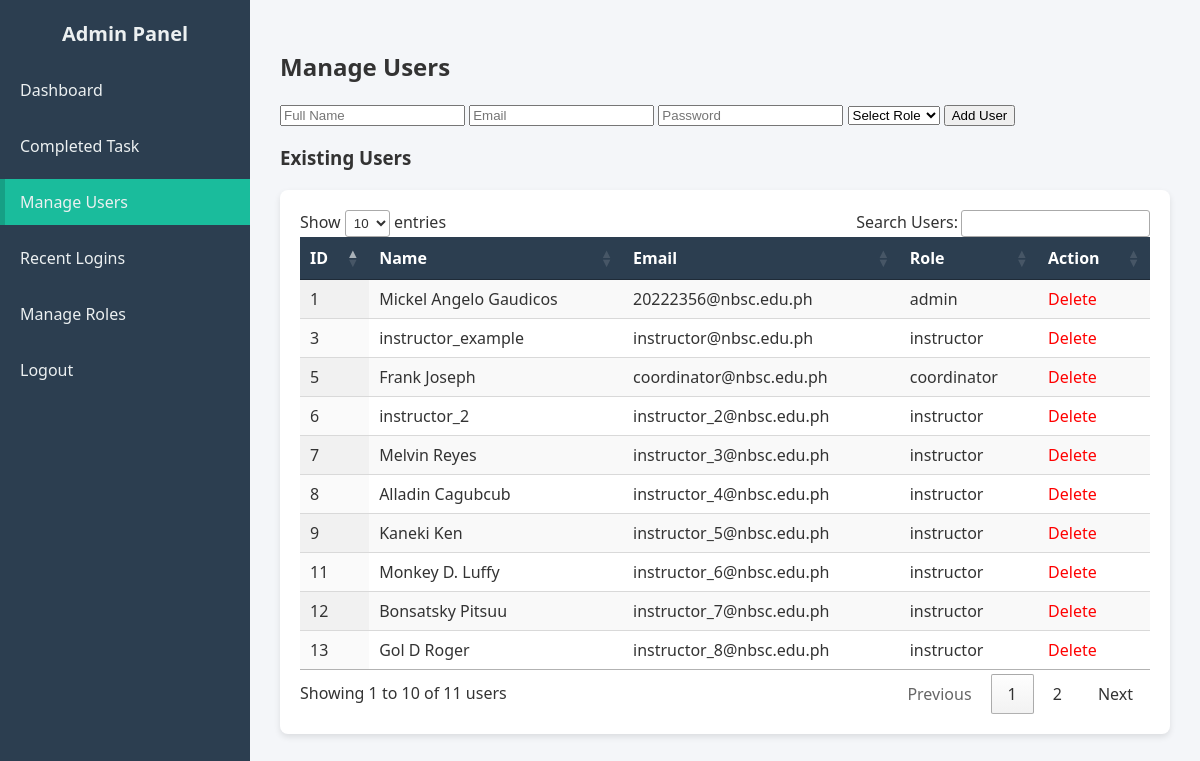
The page /admin/manage_users.php (signed in) on the database as committed earlier.
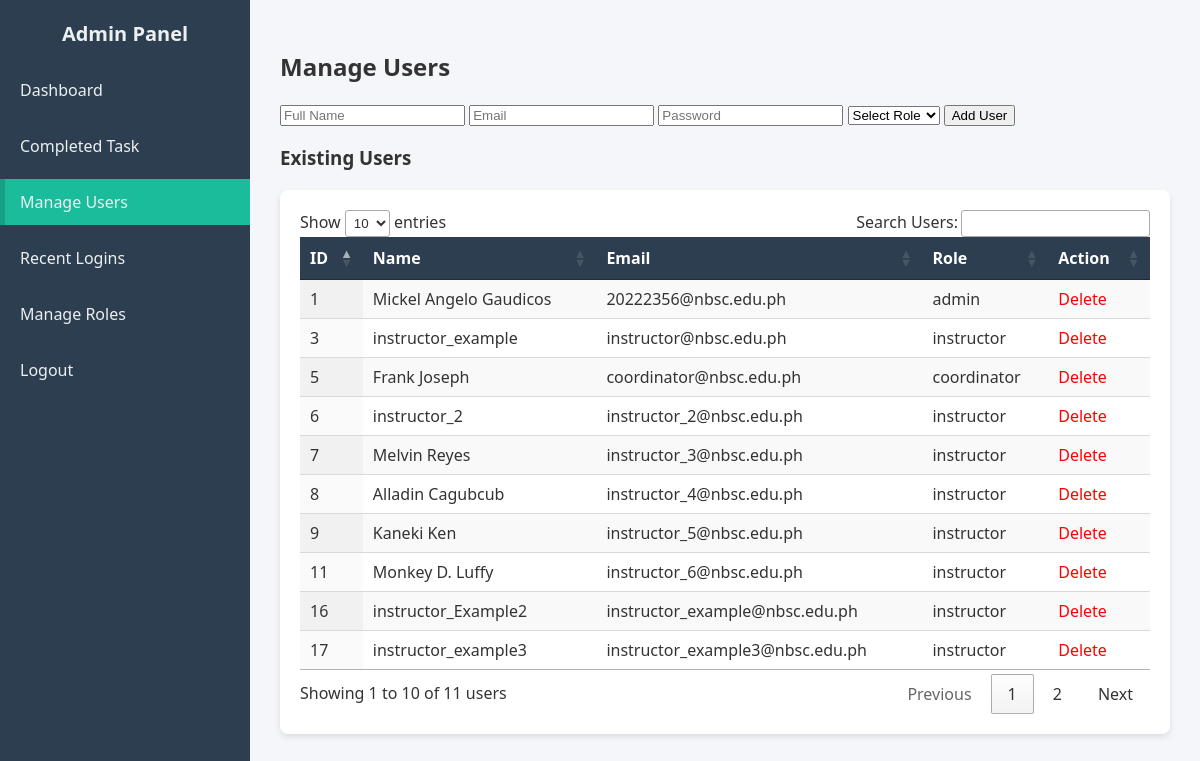
The same page on the database as committed later.
### tables this page shows
CREATE TABLE `users` (
  `id` int(11) NOT NULL,
  `name` varchar(100) NOT NULL,
  `email` varchar(100) NOT NULL,
  `profile_image` varchar(255) DEFAULT NULL,
  `password` varchar(255) NOT NULL,
  `role` enum('admin','coordinator','instructor') NOT NULL,
  `status` enum('pending','active','inactive') NOT NULL DEFAULT 'pending',
  `created_at` datetime DEFAULT current_timestamp(),
  `is_approved` tinyint(1) DEFAULT 0
);

### admin/manage_users.php (the view, shortened to what this page needs)
<?php
require_once "../inc/config.php";
$users = $pdo->query("SELECT * FROM users")->fetchAll();
?>
<!DOCTYPE html>
<html lang="en">
<head>
    <link rel="stylesheet" href="https://cdn.datatables.net/1.13.8/css/jquery.dataTables.min.css">
</head>
<body>
    <div class="dashboard-container">
        <aside class="sidebar">
            <h2>Admin Panel</h2>
            <ul>
                <li><a href="dashboard.php">Dashboard</a></li>
                <li><a href="completed_task.php">Completed Task</a></li>
                <li class="<?= basename($_SERVER['PHP_SELF']) == 'manage_users.php' ? 'active' : '' ?>">
                    <a href="manage_users.php">Manage Users</a>
                </li>
                <li><a href="user_logs.php">Recent Logins</a></li>
                <li><a href="roles.php">Manage Roles</a></li>
                <li><a href="../auth/logout.php">Logout</a></li>
            </ul>
        </aside>
        <div class="main-content">
            <h2>Manage Users</h2>
            <form method="post">
                <input type="text" name="name" placeholder="Full Name" required>
                <input type="email" name="email" placeholder="Email" required>
                <input type="password" name="password" placeholder="Password" required>
                <select name="role" required>
                    <option value="">Select Role</option>
                </select>
                <button type="submit" name="add_user">Add User</button>
            </form>
            <h3>Existing Users</h3>
            <div class="table-container">
                <table id="usersTable" class="display">
                    <thead>
                        <tr>
                            <th>ID</th>
                            <th>Name</th>
                            <th>Email</th>
                            <th>Role</th>
                            <th>Action</th>
                        </tr>
                    </thead>
                    <tbody>
                        <?php foreach ($users as $user): ?>
                            <tr>
                                <td><?= htmlspecialchars($user['id']) ?></td>
                                <td><?= htmlspecialchars($user['name']) ?></td>
                                <td><?= htmlspecialchars($user['email']) ?></td>
                                <td><?= htmlspecialchars($user['role']) ?></td>
                                <td>
                                    <a class="delete-btn" href="?delete=<?= $user['id'] ?>" onclick="return confirm('Delete user?')">Delete</a>
                                </td>
                            </tr>
                        <?php endforeach; ?>
                    </tbody>
                </table>
            </div>
        </div>
    </div>
</body>
</html>

### admin/manage_users.php (style rules this page uses)
body { margin: 0; font-family: "Segoe UI", Tahoma, Geneva, Verdana, sans-serif; background: #f4f6f9; color: #333; }
.dashboard-container { display: flex; min-height: 100vh; }
.sidebar { width: 250px; background: #2c3e50; color: #ecf0f1; display: flex; flex-direction: column; padding: 20px 0; }
.sidebar h2 { text-align: center; margin: 0 0 20px 0; font-size: 20px; font-weight: bold; }
.sidebar ul { list-style: none; padding: 0; margin: 0; }
.sidebar li { margin-bottom: 10px; }
.sidebar a { display: block; padding: 12px 20px; color: #ecf0f1; text-decoration: none; transition: background 0.3s; }
.sidebar a:hover, .sidebar .active a { background: #1abc9c; border-left: 5px solid #16a085; padding-left: 15px; }
.main-content { flex: 1; padding: 30px; }
.table-container { background: white; padding: 20px; border-radius: 8px; box-shadow: 0 3px 6px rgba(0, 0, 0, 0.1); margin-top: 20px; overflow-x: auto; }
table.dataTable thead th { background: #2c3e50; color: #fff; }
.delete-btn { color: red; text-decoration: none; }

Rows that differ between the two databases and show on the page:
removed users: id "12", name "Bonsatsky Pitsuu", email "instructor_7@nbsc.edu.ph", role "instructor"
removed users: id "13", name "Gol D Roger", email "instructor_8@nbsc.edu.ph", role "instructor"
added users: id "16", name "instructor_Example2", email "instructor_example@nbsc.edu.ph", role "instructor"
added users: id "17", name "instructor_example3", email "instructor_example3@nbsc.edu.ph", role "instructor"
